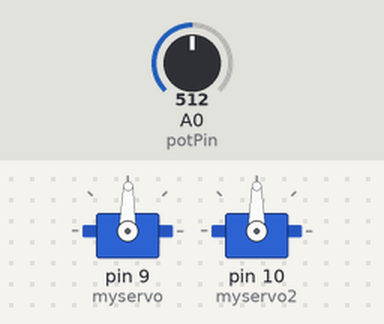
This sketch was run on a simulated Arduino Uno, built with avr-gcc and run on an emulated ATmega328P. Shown: 2 × servo. The inputs (shaded band) are chosen by the test bench; at power-on: A0 (potPin) = 512.

Above: at 1.2 s.
1.3 s: A0 (potPin) set to 716
At 2.1 s:
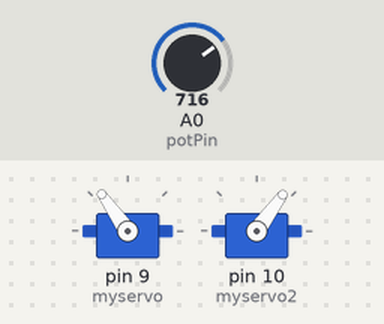
2.8 s: A0 (potPin) set to 900
At 4.0 s:
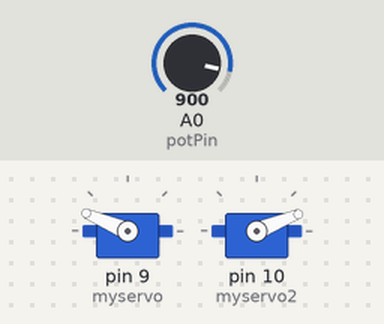
4.3 s: A0 (potPin) set to 1023
At 5.5 s:
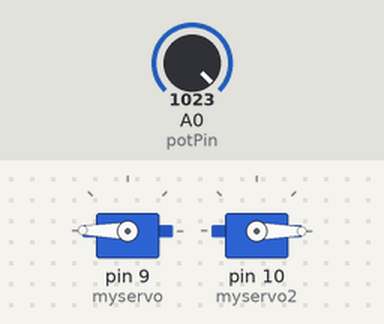
5.8 s: A0 (potPin) set to 511
At 6.6 s:
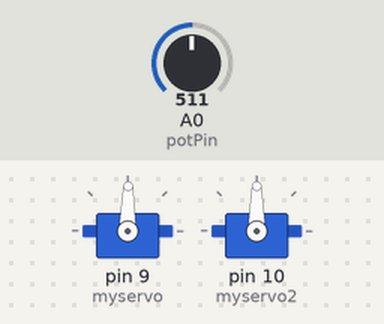
7.3 s: A0 (potPin) set to 306
At 8.0 s:
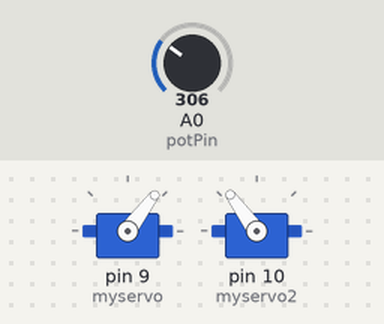
Timing chart, 0 to 9.8 s (numbered marks = the images above; inputs shaded):
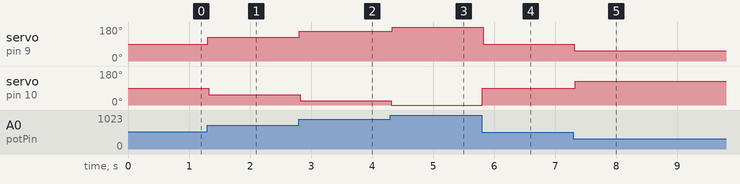

The sketch:

Esercizio_con_2_servomotori_e_potenziometro.ino
```cpp
/*il potenziometro pilota i deu servomotori che
vanno uno all'inverso dell'altro.*/

#include <Servo.h>
Servo myservo2;
Servo myservo;       //Il nome del servo è Servo1;
int potPin = 0;
int val;

void setup()
{
  myservo.attach (9);          //Pin digitale del servo;
  myservo2.attach (10);
}

void loop()
{
  val = analogRead(potPin);                     //Pilota il primo servo
  val = map(val, 0, 1023, 0, 179);
  myservo.write(val);
  delay(15);

  val = analogRead(potPin);                    //Pilota il secondo servo
  val = map(val, 0, 1023, 179, 0);
  myservo2.write(val);
  delay(15);
}
```

Measured:
- after the input at 1.3 s, servo on pin 9 (myservo): 89° → 125° at once; servo on pin 10 (myservo2): 90° → 54° at once
- after the input at 2.8 s, servo on pin 9 (myservo): 125° → 157° at once; servo on pin 10 (myservo2): 54° → 22° at once
- after the input at 4.3 s, servo on pin 9 (myservo): 157° → 179° at once; servo on pin 10 (myservo2): 22° → 0° at once
- after the input at 5.8 s, servo on pin 9 (myservo): 179° → 89° at once; servo on pin 10 (myservo2): 0° → 90° at once
- after the input at 7.3 s, servo on pin 9 (myservo): 89° → 53° at once; servo on pin 10 (myservo2): 90° → 126° at once
